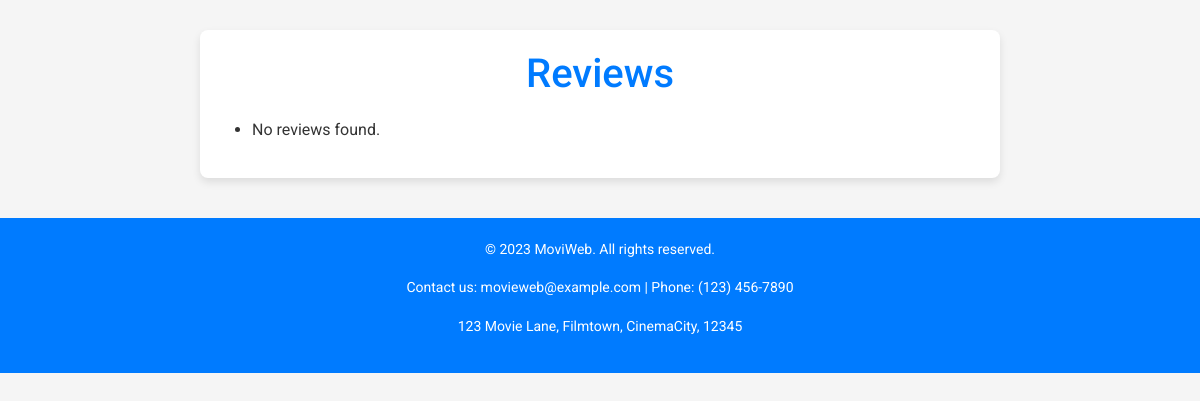
The app's page /list_all_reviews, older data.
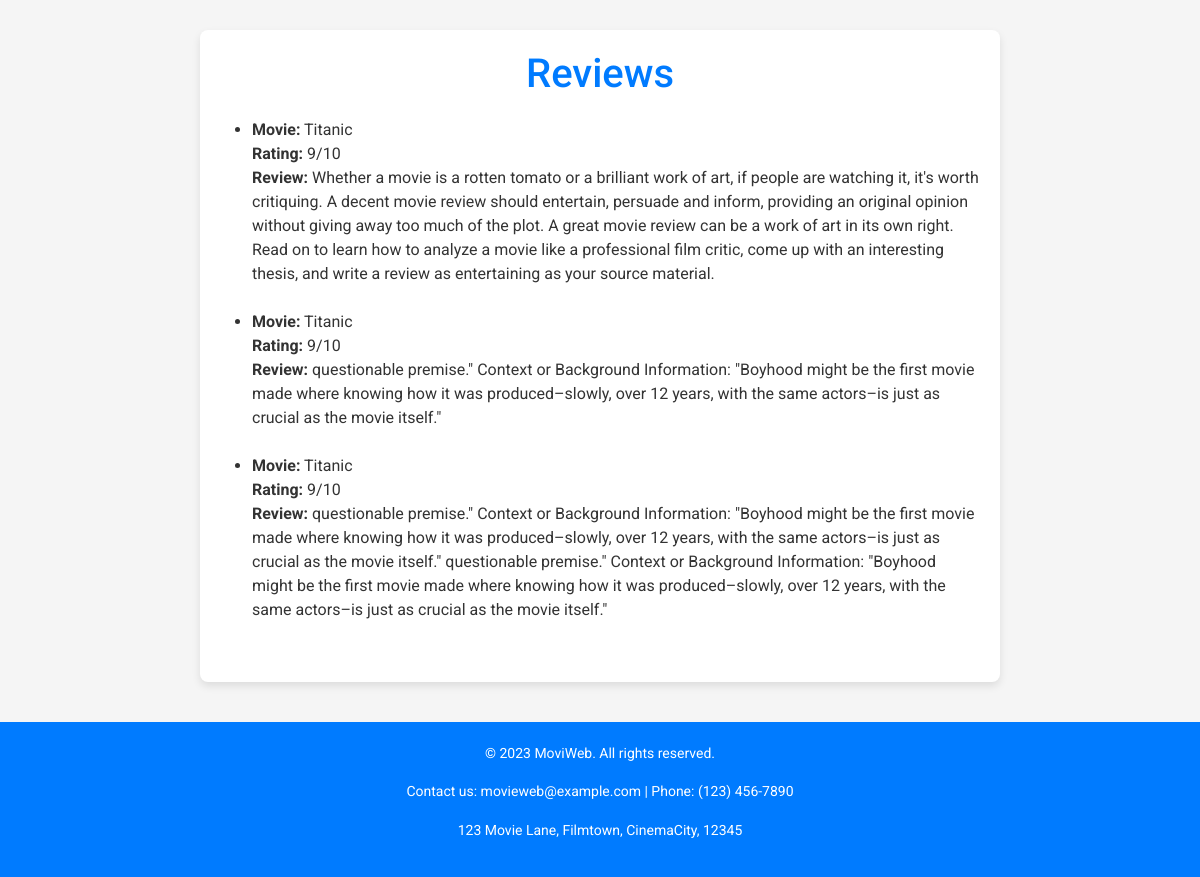
The same page, newer data.
### main.py (models this page shows, shortened)
class Review(db.Model):
    __tablename__ = 'reviews'
    id = Column(Integer, primary_key=True)
    review_text = Column(String, nullable=False)
    rating = Column(Integer, nullable=False)
    user_id = Column(Integer, ForeignKey('Users.id'), nullable=False)
    movie_id = Column(Integer, ForeignKey('movies.id'), nullable=False)
    user = relationship("User", back_populates="reviews")
    movie = relationship("Movie", back_populates="reviews")

class Movie(db.Model):
    __tablename__ = 'movies'
    id = Column(Integer, primary_key=True)
    name = Column(String, nullable=False)
    director_id = Column(Integer, ForeignKey('directors.id'))
    year = Column(Integer, nullable=False)
    rating = Column(Integer, nullable=False)
    user_id = Column(Integer, ForeignKey('Users.id'))
    user = relationship("User", back_populates="movies")
    director = relationship("Director", back_populates="movies")
    genres = relationship("Genre", secondary=movie_genre_association, back_populates="movies")
    reviews = relationship("Review", back_populates="movie")

### main.py (the view)
@app.route('/list_all_reviews', methods=['GET'])
def list_all_reviews():
    reviews = db.session.query(Review).all()  # Fetch all reviews
    return render_template('list_reviews.html', reviews=reviews)

### templates/list_reviews.html (shortened to what this page needs)
<!DOCTYPE html>
<html lang="en">
<head>
    <link href="https://cdn.jsdelivr.net/npm/bootstrap@5.3.3/dist/css/bootstrap.min.css" rel="stylesheet">
</head>
<body>
    <div class="container">
        {% if error %}
            <h1>{{ error }}</h1>
        {% else %}
            <h1>Reviews{% if user %} by {{ user.name }}{% endif %}</h1>
            <ul>
                {% for review in reviews %}
                    <li>
                        <strong>Movie:</strong> {{ review.movie.name }}<br>
                        <strong>Rating:</strong> {{ review.rating }}/10<br>
                        <strong>Review:</strong> {{ review.review_text }}<br><br>
                    </li>
                {% else %}
                    <li>No reviews found.</li>
                {% endfor %}
            </ul>
        {% endif %}
    </div>
    <footer>
        <div class="contact-info">
            <p>&copy; 2023 MoviWeb. All rights reserved.</p>
            <p>Contact us: movieweb@example.com | Phone: (123) 456-7890</p>
            <p>123 Movie Lane, Filmtown, CinemaCity, 12345</p>
        </div>
    </footer>
</body>
</html>

Row changes from the older to the newer data that the page shows:
added Review: movie.name "Titanic", rating "9", review_text "Whether a movie is a rotten tomato or a brilliant work of art, if people are watching it, it's worth critiquing. A decent movie review should entertain, persuade and inform, providing an original opinion without giving away too much of the plot. A great movie review can be a work of art in its own right. Read on to learn how to analyze a movie like a professional film critic, come up with an interesting thesis, and write a review as entertaining as your source material."
added Review: movie.name "Titanic", rating "9", review_text "questionable premise.\" Context or Background Information: \"Boyhood might be the first movie made where knowing how it was produced–slowly, over 12 years, with the same actors–is just as crucial as the movie itself.\""
added Review: movie.name "Titanic", rating "9", review_text "questionable premise.\" Context or Background Information: \"Boyhood might be the first movie made where knowing how it was produced–slowly, over 12 years, with the same actors–is just as crucial as the movie itself.\" questionable premise.\" Context or Background Information: \"Boyhood might be the first movie made where knowing how it was produced–slowly, over 12 years, with the same actors–is just as crucial as the movie itself.\""
Text that changed along with them:
text no longer shown: "No reviews found."
